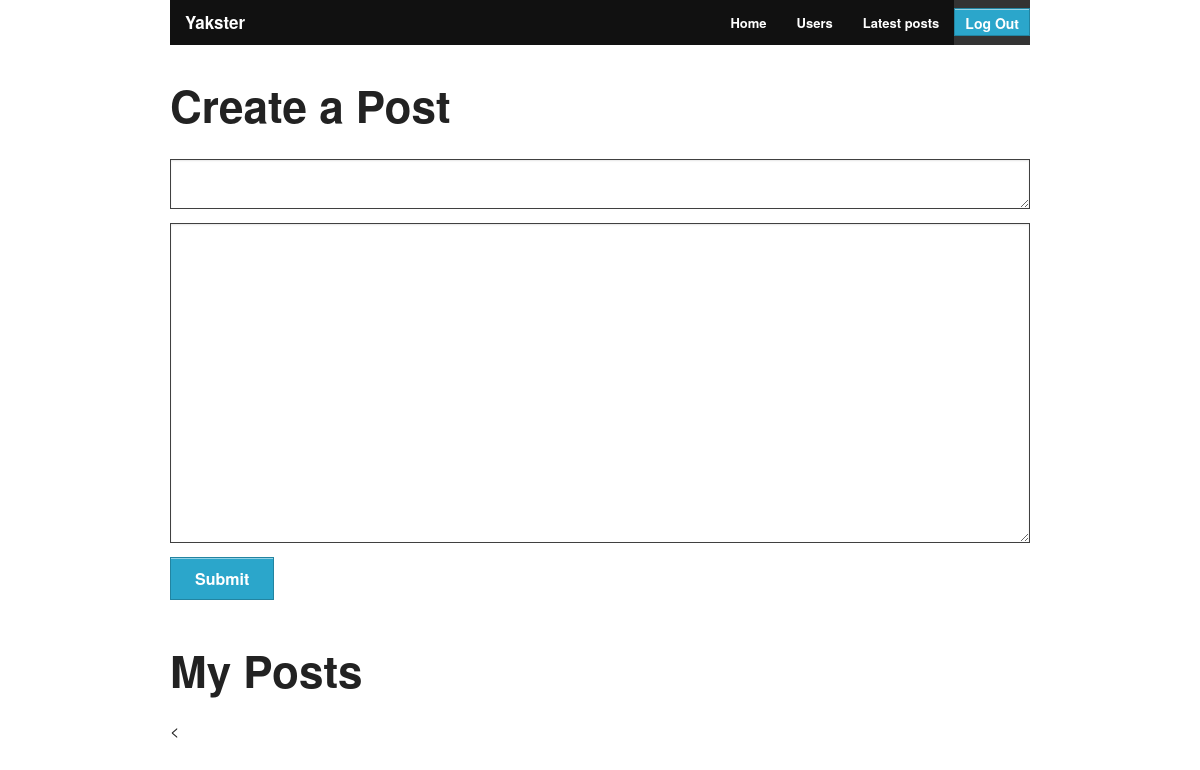
Page / (signed in) on the earlier database version.
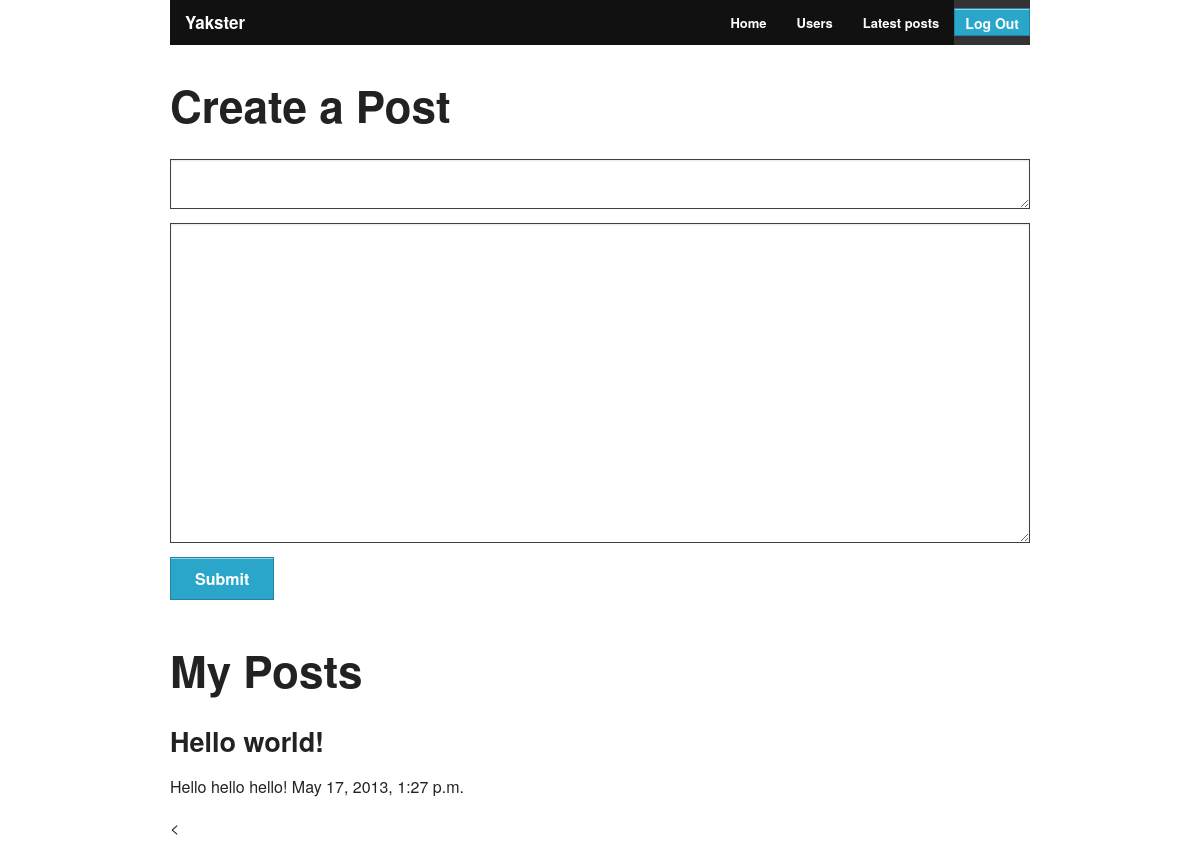
Same page on the later database version.
### yakster_app/models.py (models this page shows, shortened)
class Post(models.Model):
    title = models.CharField(max_length=60)
    body = models.TextField()
    user = models.ForeignKey(User)
    creation_date = models.DateTimeField(auto_now=True, blank=True)

### yakster_app/views.py (the view)
# urls.py: url(r'^$', 'yakster_app.views.index'), # root
def index(request, auth_form=None, user_form=None):
    if request.user.is_authenticated():
        post_form = PostForm()
        user = request.user
        my_posts = Post.objects.filter(user=user.id)
        return render(request,
                      'me.html',
                      {'post_form': post_form, 'user': user,
                       'my_posts' : my_posts,
                       'next_url': '/', })
    else:
        auth_form = auth_form or AuthenticateForm()
        user_form = user_form or UserCreateForm()
        return render(request,
                      'home.html',
                      {'auth_form': auth_form, 'user_form': user_form,})

### yakster_app/forms.py (shortened to what this page needs)
class PostForm(forms.ModelForm):
    title = forms.CharField(required=True, widget=forms.widgets.Textarea(attrs={'class': 'postTitle'}))
    body = forms.CharField(required=True, widget=forms.widgets.Textarea(attrs={'class': 'postText'}))
    class Meta:
        model = Post
        exclude = ('user',)

### yakster/templates/me.html (shortened to what this page needs)
{% extends "base.html" %}
{% block login %}
    {% with user.username as username %}
        {{ block.super }}
    {% endwith %}
{% endblock %}
{% block content %}
    <h1>Create a Post</h1>
    <p>
        <form action="/submit" method="post">
        {% for field in post_form %}{% csrf_token %}
        {{ field }}
        {% endfor %}
        <input type="submit" class="button" value="Submit">
        </form>
    </p>
    <h1>My Posts</h1>
    {% for post in my_posts %}
        <h3>{{ post.title }}</h3>
        <p>
            {{ post.body }}
            {{ post.creation_date }}
        </p>
    {% endfor %}
    <
{% endblock %}

Differences in the rows shown:
added Post: title "Hello world!", body "Hello hello hello!", creation_date "May 17, 2013, 1:27 p.m."
